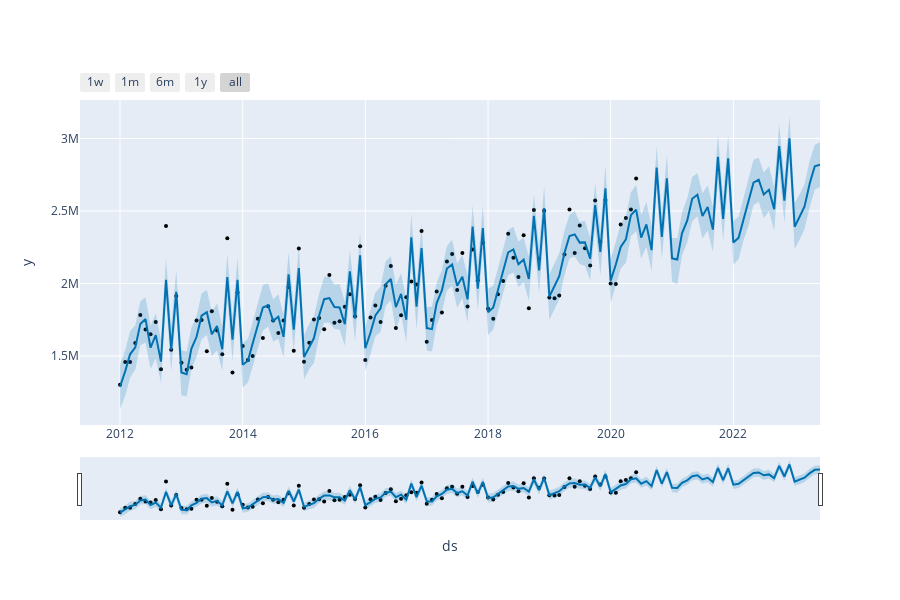

Notebook code for this chart:
### Code cell
#4. Interactive Graph + trend components
fig = plot_plotly(m, forecast)
py.iplot(fig)

m.plot_components(forecast)
